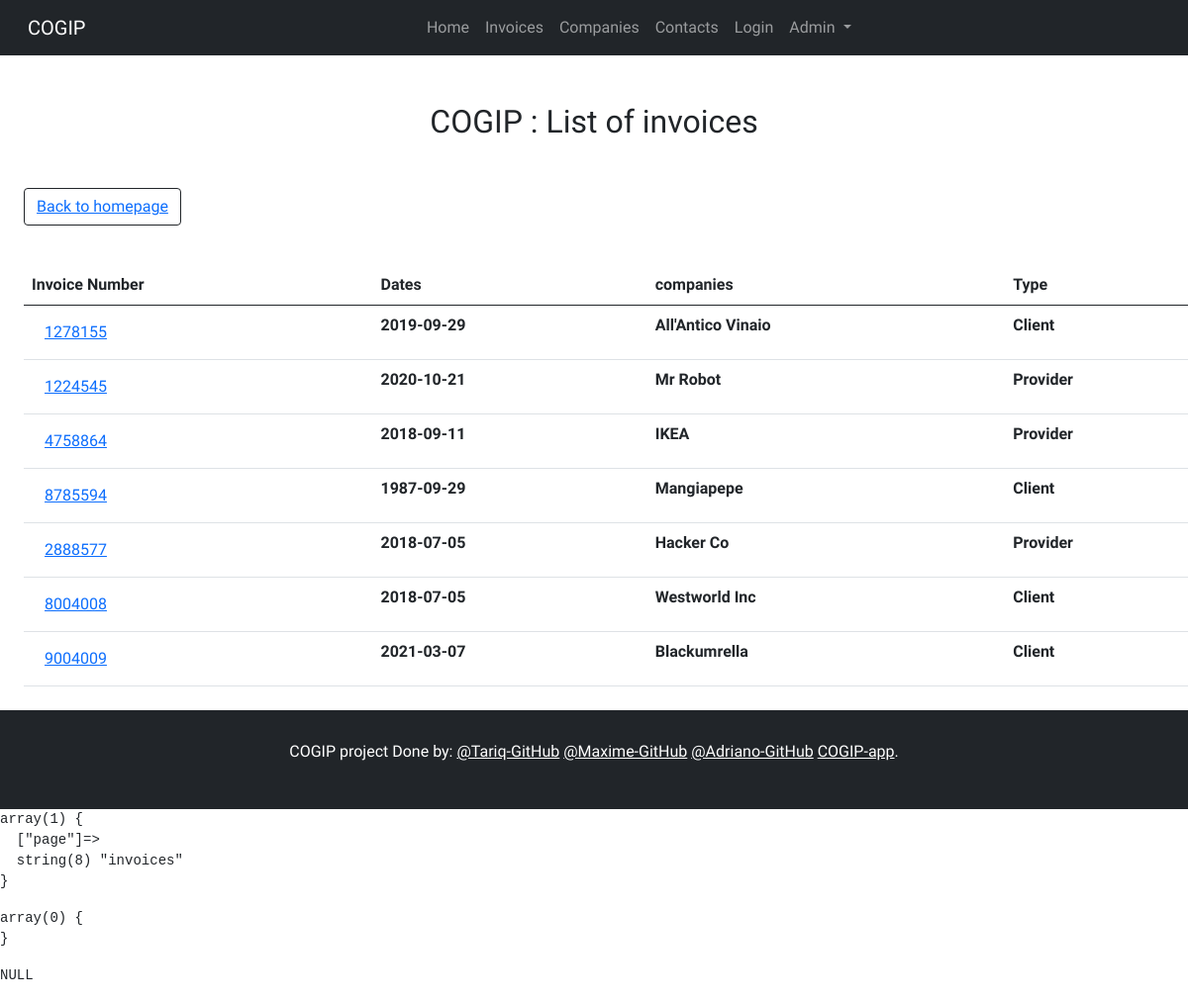
The page /?page=invoices on the database as committed earlier.
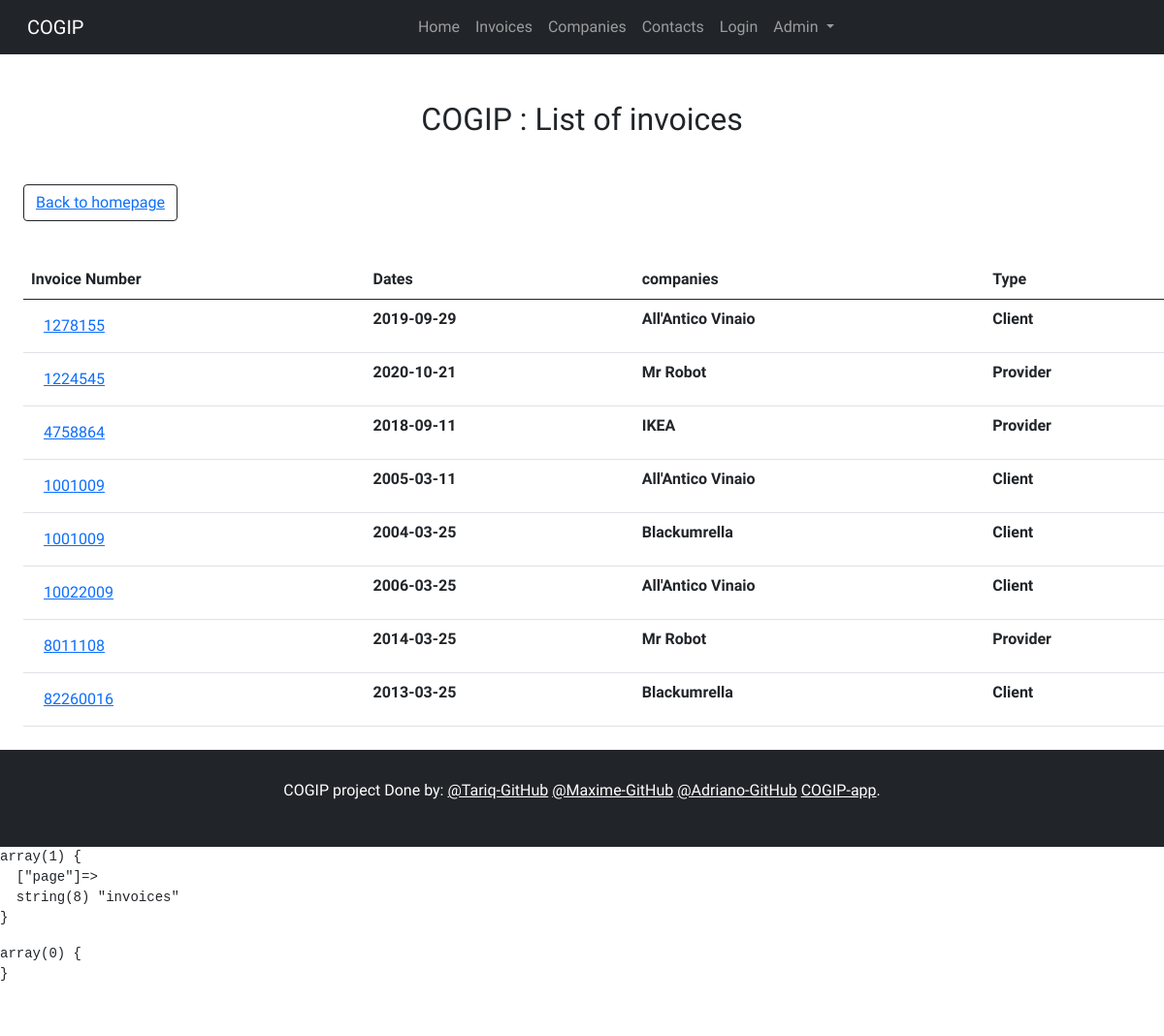
The same page on the database as committed later.
### tables this page shows
CREATE TABLE `invoices` (
  `invoice_id` int(20) NOT NULL,
  `invoice_number` int(100) NOT NULL,
  `invoice_date` date NOT NULL,
  `company_id` int(50) NOT NULL,
  `employee_id` int(50) NOT NULL
);

CREATE TABLE `companies` (
  `company_id` int(20) NOT NULL,
  `company_name` varchar(255) NOT NULL,
  `country` varchar(255) NOT NULL,
  `VAT_number` int(11) NOT NULL,
  `type_id` int(50) NOT NULL
);

CREATE TABLE `type_of_company` (
  `type_id` int(20) NOT NULL,
  `company_type` varchar(255) DEFAULT NULL
);

### src/controller/InvoicesController.php (called while the page is built)
<?php
require_once('./Model/InvoicesManager.php');
class InvoicesController
{
public function render(){
  $invoices = new InvoicesManager();
  require('./view/Invoices.php');
}
}

### src/model/InvoicesManager.php (called while the page is built, shortened)
<?php
class InvoicesManager extends Manager
{
  public function displayInvoice()
  {
    $db = $this->connectDb();
    try {
      $response = $db->prepare("SELECT * FROM invoices i
    INNER JOIN companies c
    ON c.company_id = i.company_id
    INNER JOIN type_of_company t
    ON t.type_id=c.type_id");
      $response->execute();
    } catch (Exception $e) {
      echo $e->getMessage();
      exit();
    }
    return $response;
  }
}

### src/view/Invoices.php (the view, shortened to what this page needs)
<?php require_once "include/header.php";?>
    <section>
        <h2 class="my-5 d-flex justify-content-center">COGIP : List of invoices</h2>
        <p class="fs-6 mx-4 btn btn-outline-dark"><a href="../"> Back to homepage</a> </p>
        <table class="my-4 table mx-4">
          <thead>
            <tr>
              <th scope="col">Invoice Number</th>
              <th scope="col">Dates</th>
              <th scope="col">companies</th>
              <th scope="col">Type</th>
            </tr>
          </thead>
          <tr>
            <?php foreach ($invoices->displayInvoice() as $invoice) : ?>
              <form method="POST" action= "">
                  <th><button type="submit" class="btn btn-link"  name="invoice"><?= $invoice['invoice_number'] ?></button></th>
                </form>
                  <th><?= $invoice['invoice_date'] ?></th>
                  <th><?= $invoice['company_name']?></th>
                  <th><?= $invoice['company_type']?></th>
          </tr>
          <?php endforeach ?>
        </table>
    </section>
<?php require_once "include/footer.php"; ?>

### src/view/include/header.php (shortened to what this page needs)
<!DOCTYPE html>
<html lang="en">
<head>
    <link rel="stylesheet" href="./assets/css/style.css">
    <link href="https://cdn.jsdelivr.net/npm/bootstrap@5.0.0-beta3/dist/css/bootstrap.min.css" rel="stylesheet"
>
</head>
<body style="font-family: 'Inconsolata', monospace">
  <header>
    <nav class="navbar navbar-expand-lg navbar-dark bg-dark">
  <div class="container-fluid">
    <a class="navbar-brand mx-3" href="/index.php">COGIP</a>
    <div class="collapse navbar-collapse d-flex justify-content-center" id="navbarNavDropdown">
      <ul class="navbar-nav">
        <li class="nav-item">
          <a class="nav-link" aria-current="page" href="/index.php">Home</a>
        </li>
        <li class="nav-item">
          <a class="nav-link" href="/?page=invoices">Invoices</a>
        </li>
        <li class="nav-item">
          <a class="nav-link" href="/?page=companies">Companies</a>
        </li>
        <li class="nav-item">
          <a class="nav-link" href="/?page=contacts">Contacts</a>
        </li>
        <li class="nav-item">
          <a class="nav-link" aria-current="page" href="/?page=register">Login</a>
        </li>
        <li class="nav-item dropdown">
          <a class="nav-link dropdown-toggle" href="#" data-target="#"
          id="navbarDropdownMenuLink" role="button"
          data-bs-toggle="dropdown" aria-expanded="false">
            Admin
          </a>
        </li>
      </ul>
    </div>
  </div>
</nav>
</header>

### src/view/include/Footer.php (shortened to what this page needs)
<footer class="d-flex justify-content-center d-flex align-items-center  footer-dark bg-dark" style="color: white; height:100px" >
<p>COGIP project Done by:
<a href="https://github.com/Tselawi" style="color: white">@Tariq-GitHub</a>
<a href="https://github.com/Maxime-Bott" style="color: white">@Maxime-GitHub</a>
<a href="https://github.com/Ooverz" style="color: white">@Adriano-GitHub</a>
<a href="https://github.com/Ooverz/Cogip_php" style="color: white">COGIP-app</a>.</p>
</footer>
</body>
</html>

### src/index.php (shortened to what this page needs)
<?php
require_once('controller/InvoicesController.php');
$controller = new HomepageController();
if (isset($_GET['page']) && $_GET['page'] === 'invoices') {
  $controller = new InvoicesController();
}
$controller->render();
 echo "<pre>";
 var_dump($_GET);
 echo "</pre>";
  echo "<pre>";
  var_dump($_POST);
  echo "</pre>";
  echo "<pre>";
  var_dump($_SESSION);
   echo "</pre>";

### src/assets/css/style.css (style rules this page uses)
body { font-size: 48px; font-family: 'Crimson Pro', serif; }

Rows that differ between the two databases and show on the page:
removed invoices: invoice_number "8785594", invoice_date "1987-09-29", company.company_name "Mangiapepe", type_of_company.company_type "Client"
removed invoices: invoice_number "2888577", invoice_date "2018-07-05", company.company_name "Hacker Co", type_of_company.company_type "Provider"
removed invoices: invoice_number "8004008", invoice_date "2018-07-05", company.company_name "Westworld Inc", type_of_company.company_type "Client"
removed invoices: invoice_number "9004009", invoice_date "2021-03-07", company.company_name "Blackumrella", type_of_company.company_type "Client"
added invoices: invoice_number "1001009", invoice_date "2005-03-11", company.company_name "All'Antico Vinaio", type_of_company.company_type "Client"
added invoices: invoice_number "1001009", invoice_date "2004-03-25", company.company_name "Blackumrella", type_of_company.company_type "Client"
added invoices: invoice_number "10022009", invoice_date "2006-03-25", company.company_name "All'Antico Vinaio", type_of_company.company_type "Client"
added invoices: invoice_number "8011108", invoice_date "2014-03-25", company.company_name "Mr Robot", type_of_company.company_type "Provider"
added invoices: invoice_number "82260016", invoice_date "2013-03-25", company.company_name "Blackumrella", type_of_company.company_type "Client"
Other text that changed with them:
text no longer shown: "array(1) { [\"page\"]=> string(8) \"invoices\" } array(0) { } NULL"
text now shown: "array(1) { [\"page\"]=> string(8) \"invoices\" } array(0) { }"
